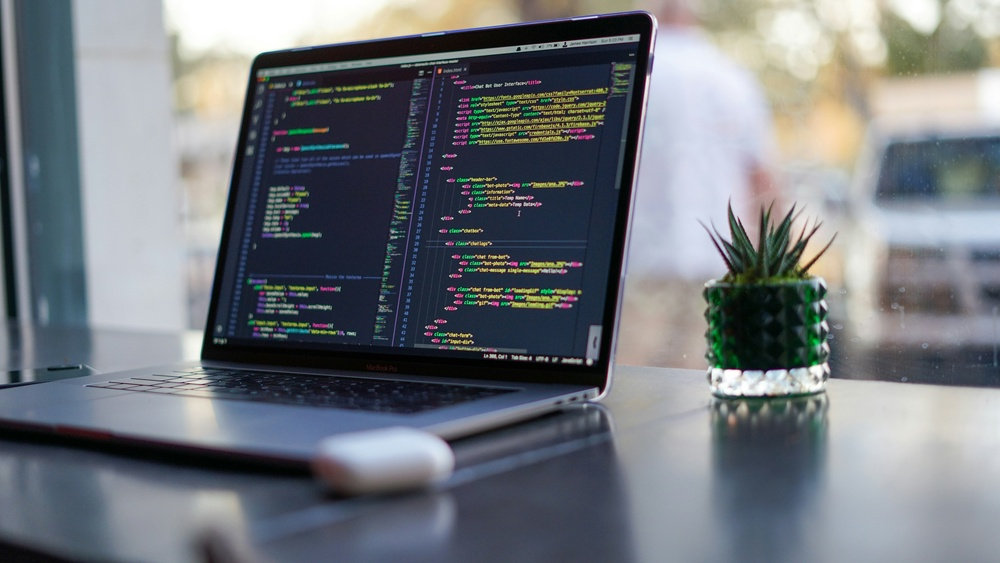
#> input picture DAY02/Image.jpg, 1000 x 563 px, shrunk from 6000 x 3376 before the run, found by its file name
$ python rotationImage.py
#> lines starting #> are read from the running program, lines starting #| are printed output that depends on the picture
from PIL import Image
import numpy as np

import cv2

img = np.array(Image.open("H:\\Studies\\MLB-Internship\\DAY04\\image.jpg"))
#> img is the input picture: shape (563, 1000, 3); mean R, G, B 114.1, 119, 124.8
h,w,c = img.shape
#> h = 563; w = 1000; c = 3

rotated = np.zeros((w,h,c),dtype=img.dtype)

for y in range(h):
    for x in range(w):

        rotated[x,h-1-y] = img[y,x]
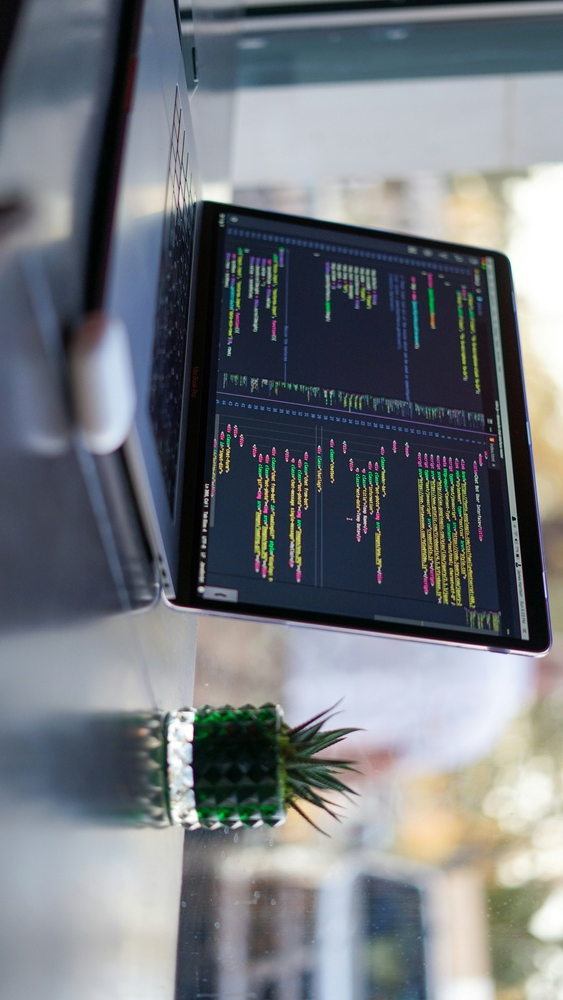
#> rotated: shape (1000, 563, 3); mean R, G, B 114.1, 119, 124.8

Image.fromarray(rotated).save("H:\\Studies\\MLB-Internship\\DAY04\\rotated.jpg")
